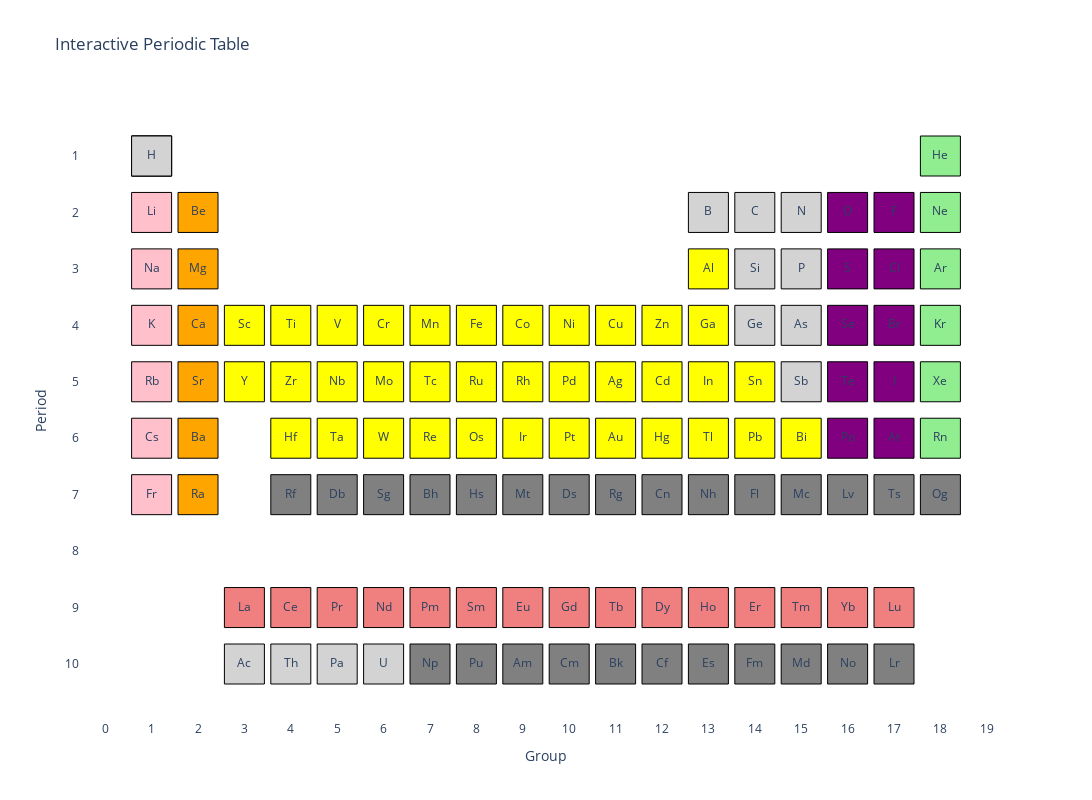

The cell this chart's notebook holds for it:
### Code cell
# Define color mapping for categories
category_colors = {
    "metalloid": "lightblue",
    "noble_gas": "lightgreen",
    "alkali": "pink",
    "alkaline": "orange",
    "metal": "yellow",
    "chalcogen": "purple",
    "halogen": "purple",
    "actinoid": "lightgray",
    "lanthanoid": "lightcoral",
    'transuranic': "grey",
    "": "lightgrey"
}

# Create hover text for each element
df["HoverText"] = df.apply(
    lambda row: f"Name: {row['Name']}<br>Atomic Number: {row['AtomicNumber']}",
    axis=1
)

# Create the plot
fig = go.Figure()

for _, row in df.iterrows():
    fig.add_trace(
        go.Scatter(
            x=[row["Group"]],
            y=[row["Period"]],
            mode="markers+text",
            marker=dict(
                symbol='square',
                size=40,
                color=category_colors[row["Category"]],
                line=dict(color="black", width=1)
            ),
            text=row["Symbol"],
            #textposition="center",
            hovertext=row["HoverText"],
            hoverinfo="text"
        )
    )

# Update layout
fig.update_layout(
    title="Interactive Periodic Table",
    xaxis=dict(title="Group", dtick=1),
    yaxis=dict(title="Period", dtick=1, autorange="reversed"),
    showlegend=False,
    plot_bgcolor="white",
    width=1200,
    height=800,
)

# Show the plot
fig.show()

### Figure 1 — Plotly figure (JSON) as saved in the notebook; plotly's stock layout.template omitted (floating-point values rounded to 4 significant figures)
{"data": [{"hoverinfo": "text", "hovertext": "Name: Hydrogen<br>Atomic Number: 1", "marker": {"color": "lightgrey", "line": {"color": "black", "width": 1}, "size": 40, "symbol": "square"}, "mode": "markers+text", "text": "H", "type": "scatter", "x": [1], "y": [1]}, {"hoverinfo": "text", "hovertext": "Name: Deuterium<br>Atomic Number: 1", "marker": {"color": "lightgrey", "line": {"color": "black", "width": 1}, "size": 40, "symbol": "square"}, "mode": "markers+text", "text": "H", "type": "scatter", "x": [1], "y": [1]}, {"hoverinfo": "text", "hovertext": "Name: Tritium<br>Atomic Number: 1", "marker": {"color": "lightgrey", "line": {"color": "black", "width": 1}, "size": 40, "symbol": "square"}, "mode": "markers+text", "text": "H", "type": "scatter", "x": [1], "y": [1]}, {"hoverinfo": "text", "hovertext": "Name: Helium<br>Atomic Number: 2", "marker": {"color": "lightgreen", "line": {"color": "black", "width": 1}, "size": 40, "symbol": "square"}, "mode": "markers+text", "text": "He", "type": "scatter", "x": [18], "y": [1]}, {"hoverinfo": "text", "hovertext": "Name: Lithium<br>Atomic Number: 3", "marker": {"color": "pink", "line": {"color": "black", "width": 1}, "size": 40, "symbol": "square"}, "mode": "markers+text", "text": "Li", "type": "scatter", "x": [1], "y": [2]}, {"hoverinfo": "text", "hovertext": "Name: Beryllium<br>Atomic Number: 4", "marker": {"color": "orange", "line": {"color": "black", "width": 1}, "size": 40, "symbol": "square"}, "mode": "markers+text", "text": "Be", "type": "scatter", "x": [2], "y": [2]}, {"hoverinfo": "text", "hovertext": "Name: Boron<br>Atomic Number: 5", "marker": {"color": "lightgrey", "line": {"color": "black", "width": 1}, "size": 40, "symbol": "square"}, "mode": "markers+text", "text": "B", "type": "scatter", "x": [13], "y": [2]}, {"hoverinfo": "text", "hovertext": "Name: Carbon<br>Atomic Number: 6", "marker": {"color": "lightgrey", "line": {"color": "black", "width": 1}, "size": 40, "symbol": "square"}, "mode": "markers+text", "text": "C", "type": "scatter", "x": [14], "y": [2]}, {"hoverinfo": "text", "hovertext": "Name: Nitrogen<br>Atomic Number: 7", "marker": {"color": "lightgrey", "line": {"color": "black", "width": 1}, "size": 40, "symbol": "square"}, "mode": "markers+text", "text": "N", "type": "scatter", "x": [15], "y": [2]}, {"hoverinfo": "text", "hovertext": "Name: Oxygen<br>Atomic Number: 8", "marker": {"color": "purple", "line": {"color": "black", "width": 1}, "size": 40, "symbol": "square"}, "mode": "markers+text", "text": "O", "type": "scatter", "x": [16], "y": [2]}, {"hoverinfo": "text", "hovertext": "Name: Fluorine<br>Atomic Number: 9", "marker": {"color": "purple", "line": {"color": "black", "width": 1}, "size": 40, "symbol": "square"}, "mode": "markers+text", "text": "F", "type": "scatter", "x": [17], "y": [2]}, {"hoverinfo": "text", "hovertext": "Name: Neon<br>Atomic Number: 10", "marker": {"color": "lightgreen", "line": {"color": "black", "width": 1}, "size": 40, "symbol": "square"}, "mode": "markers+text", "text": "Ne", "type": "scatter", "x": [18], "y": [2]}, {"hoverinfo": "text", "hovertext": "Name: Sodium<br>Atomic Number: 11", "marker": {"color": "pink", "line": {"color": "black", "width": 1}, "size": 40, "symbol": "square"}, "mode": "markers+text", "text": "Na", "type": "scatter", "x": [1], "y": [3]}, {"hoverinfo": "text", "hovertext": "Name: Magnesium<br>Atomic Number: 12", "marker": {"color": "orange", "line": {"color": "black", "width": 1}, "size": 40, "symbol": "square"}, "mode": "markers+text", "text": "Mg", "type": "scatter", "x": [2], "y": [3]}, {"hoverinfo": "text", "hovertext": "Name: Aluminum<br>Atomic Number: 13", "marker": {"color": "yellow", "line": {"color": "black", "width": 1}, "size": 40, "symbol": "square"}, "mode": "markers+text", "text": "Al", "type": "scatter", "x": [13], "y": [3]}, {"hoverinfo": "text", "hovertext": "Name: Silicon<br>Atomic Number: 14", "marker": {"color": "lightgrey", "line": {"color": "black", "width": 1}, "size": 40, "symbol": "square"}, "mode": "markers+text", "text": "Si", "type": "scatter", "x": [14], "y": [3]}, {"hoverinfo": "text", "hovertext": "Name: Phosphorus<br>Atomic Number: 15", "marker": {"color": "lightgrey", "line": {"color": "black", "width": 1}, "size": 40, "symbol": "square"}, "mode": "markers+text", "text": "P", "type": "scatter", "x": [15], "y": [3]}, {"hoverinfo": "text", "hovertext": "Name: Sulfur<br>Atomic Number: 16", "marker": {"color": "purple", "line": {"color": "black", "width": 1}, "size": 40, "symbol": "square"}, "mode": "markers+text", "text": "S", "type": "scatter", "x": [16], "y": [3]}, {"hoverinfo": "text", "hovertext": "Name: Chlorine<br>Atomic Number: 17", "marker": {"color": "purple", "line": {"color": "black", "width": 1}, "size": 40, "symbol": "square"}, "mode": "markers+text", "text": "Cl", "type": "scatter", "x": [17], "y": [3]}, {"hoverinfo": "text", "hovertext": "Name: Argon<br>Atomic Number: 18", "marker": {"color": "lightgreen", "line": {"color": "black", "width": 1}, "size": 40, "symbol": "square"}, "mode": "markers+text", "text": "Ar", "type": "scatter", "x": [18], "y": [3]}, {"hoverinfo": "text", "hovertext": "Name: Potassium<br>Atomic Number: 19", "marker": {"color": "pink", "line": {"color": "black", "width": 1}, "size": 40, "symbol": "square"}, "mode": "markers+text", "text": "K", "type": "scatter", "x": [1], "y": [4]}, {"hoverinfo": "text", "hovertext": "Name: Calcium<br>Atomic Number: 20", "marker": {"color": "orange", "line": {"color": "black", "width": 1}, "size": 40, "symbol": "square"}, "mode": "markers+text", "text": "Ca", "type": "scatter", "x": [2], "y": [4]}, {"hoverinfo": "text", "hovertext": "Name: Scandium<br>Atomic Number: 21", "marker": {"color": "yellow", "line": {"color": "black", "width": 1}, "size": 40, "symbol": "square"}, "mode": "markers+text", "text": "Sc", "type": "scatter", "x": [3], "y": [4]}, {"hoverinfo": "text", "hovertext": "Name: Titanium<br>Atomic Number: 22", "marker": {"color": "yellow", "line": {"color": "black", "width": 1}, "size": 40, "symbol": "square"}, "mode": "markers+text", "text": "Ti", "type": "scatter", "x": [4], "y": [4]}, {"hoverinfo": "text", "hovertext": "Name: Vanadium<br>Atomic Number: 23", "marker": {"color": "yellow", "line": {"color": "black", "width": 1}, "size": 40, "symbol": "square"}, "mode": "markers+text", "text": "V", "type": "scatter", "x": [5], "y": [4]}, {"hoverinfo": "text", "hovertext": "Name: Chromium<br>Atomic Number: 24", "marker": {"color": "yellow", "line": {"color": "black", "width": 1}, "size": 40, "symbol": "square"}, "mode": "markers+text", "text": "Cr", "type": "scatter", "x": [6], "y": [4]}, {"hoverinfo": "text", "hovertext": "Name: Manganese<br>Atomic Number: 25", "marker": {"color": "yellow", "line": {"color": "black", "width": 1}, "size": 40, "symbol": "square"}, "mode": "markers+text", "text": "Mn", "type": "scatter", "x": [7], "y": [4]}, {"hoverinfo": "text", "hovertext": "Name: Iron<br>Atomic Number: 26", "marker": {"color": "yellow", "line": {"color": "black", "width": 1}, "size": 40, "symbol": "square"}, "mode": "markers+text", "text": "Fe", "type": "scatter", "x": [8], "y": [4]}, {"hoverinfo": "text", "hovertext": "Name: Cobalt<br>Atomic Number: 27", "marker": {"color": "yellow", "line": {"color": "black", "width": 1}, "size": 40, "symbol": "square"}, "mode": "markers+text", "text": "Co", "type": "scatter", "x": [9], "y": [4]}, {"hoverinfo": "text", "hovertext": "Name: Nickel<br>Atomic Number: 28", "marker": {"color": "yellow", "line": {"color": "black", "width": 1}, "size": 40, "symbol": "square"}, "mode": "markers+text", "text": "Ni", "type": "scatter", "x": [10], "y": [4]}, {"hoverinfo": "text", "hovertext": "Name: Copper<br>Atomic Number: 29", "marker": {"color": "yellow", "line": {"color": "black", "width": 1}, "size": 40, "symbol": "square"}, "mode": "markers+text", "text": "Cu", "type": "scatter", "x": [11], "y": [4]}, {"hoverinfo": "text", "hovertext": "Name: Zinc<br>Atomic Number: 30", "marker": {"color": "yellow", "line": {"color": "black", "width": 1}, "size": 40, "symbol": "square"}, "mode": "markers+text", "text": "Zn", "type": "scatter", "x": [12], "y": [4]}, {"hoverinfo": "text", "hovertext": "Name: Gallium<br>Atomic Number: 31", "marker": {"color": "yellow", "line": {"color": "black", "width": 1}, "size": 40, "symbol": "square"}, "mode": "markers+text", "text": "Ga", "type": "scatter", "x": [13], "y": [4]}, {"hoverinfo": "text", "hovertext": "Name: Germanium<br>Atomic Number: 32", "marker": {"color": "lightgrey", "line": {"color": "black", "width": 1}, "size": 40, "symbol": "square"}, "mode": "markers+text", "text": "Ge", "type": "scatter", "x": [14], "y": [4]}, {"hoverinfo": "text", "hovertext": "Name: Arsenic<br>Atomic Number: 33", "marker": {"color": "lightgrey", "line": {"color": "black", "width": 1}, "size": 40, "symbol": "square"}, "mode": "markers+text", "text": "As", "type": "scatter", "x": [15], "y": [4]}, {"hoverinfo": "text", "hovertext": "Name: Selenium<br>Atomic Number: 34", "marker": {"color": "purple", "line": {"color": "black", "width": 1}, "size": 40, "symbol": "square"}, "mode": "markers+text", "text": "Se", "type": "scatter", "x": [16], "y": [4]}, {"hoverinfo": "text", "hovertext": "Name: Bromine<br>Atomic Number: 35", "marker": {"color": "purple", "line": {"color": "black", "width": 1}, "size": 40, "symbol": "square"}, "mode": "markers+text", "text": "Br", "type": "scatter", "x": [17], "y": [4]}, {"hoverinfo": "text", "hovertext": "Name: Krypton<br>Atomic Number: 36", "marker": {"color": "lightgreen", "line": {"color": "black", "width": 1}, "size": 40, "symbol": "square"}, "mode": "markers+text", "text": "Kr", "type": "scatter", "x": [18], "y": [4]}, {"hoverinfo": "text", "hovertext": "Name: Rubidium<br>Atomic Number: 37", "marker": {"color": "pink", "line": {"color": "black", "width": 1}, "size": 40, "symbol": "square"}, "mode": "markers+text", "text": "Rb", "type": "scatter", "x": [1], "y": [5]}, {"hoverinfo": "text", "hovertext": "Name: Strontium<br>Atomic Number: 38", "marker": {"color": "orange", "line": {"color": "black", "width": 1}, "size": 40, "symbol": "square"}, "mode": "markers+text", "text": "Sr", "type": "scatter", "x": [2], "y": [5]}, {"hoverinfo": "text", "hovertext": "Name: Yttrium<br>Atomic Number: 39", "marker": {"color": "yellow", "line": {"color": "black", "width": 1}, "size": 40, "symbol": "square"}, "mode": "markers+text", "text": "Y", "type": "scatter", "x": [3], "y": [5]}, {"hoverinfo": "text", "hovertext": "Name: Zirconium<br>Atomic Number: 40", "marker": {"color": "yellow", "line": {"color": "black", "width": 1}, "size": 40, "symbol": "square"}, "mode": "markers+text", "text": "Zr", "type": "scatter", "x": [4], "y": [5]}, {"hoverinfo": "text", "hovertext": "Name: Niobium<br>Atomic Number: 41", "marker": {"color": "yellow", "line": {"color": "black", "width": 1}, "size": 40, "symbol": "square"}, "mode": "markers+text", "text": "Nb", "type": "scatter", "x": [5], "y": [5]}, {"hoverinfo": "text", "hovertext": "Name: Molybdenum<br>Atomic Number: 42", "marker": {"color": "yellow", "line": {"color": "black", "width": 1}, "size": 40, "symbol": "square"}, "mode": "markers+text", "text": "Mo", "type": "scatter", "x": [6], "y": [5]}, {"hoverinfo": "text", "hovertext": "Name: Technetium<br>Atomic Number: 43", "marker": {"color": "yellow", "line": {"color": "black", "width": 1}, "size": 40, "symbol": "square"}, "mode": "markers+text", "text": "Tc", "type": "scatter", "x": [7], "y": [5]}, {"hoverinfo": "text", "hovertext": "Name: Ruthenium<br>Atomic Number: 44", "marker": {"color": "yellow", "line": {"color": "black", "width": 1}, "size": 40, "symbol": "square"}, "mode": "markers+text", "text": "Ru", "type": "scatter", "x": [8], "y": [5]}, {"hoverinfo": "text", "hovertext": "Name: Rhodium<br>Atomic Number: 45", "marker": {"color": "yellow", "line": {"color": "black", "width": 1}, "size": 40, "symbol": "square"}, "mode": "markers+text", "text": "Rh", "type": "scatter", "x": [9], "y": [5]}, {"hoverinfo": "text", "hovertext": "Name: Palladium<br>Atomic Number: 46", "marker": {"color": "yellow", "line": {"color": "black", "width": 1}, "size": 40, "symbol": "square"}, "mode": "markers+text", "text": "Pd", "type": "scatter", "x": [10], "y": [5]}, {"hoverinfo": "text", "hovertext": "Name: Silver<br>Atomic Number: 47", "marker": {"color": "yellow", "line": {"color": "black", "width": 1}, "size": 40, "symbol": "square"}, "mode": "markers+text", "text": "Ag", "type": "scatter", "x": [11], "y": [5]}, {"hoverinfo": "text", "hovertext": "Name: Cadmium<br>Atomic Number: 48", "marker": {"color": "yellow", "line": {"color": "black", "width": 1}, "size": 40, "symbol": "square"}, "mode": "markers+text", "text": "Cd", "type": "scatter", "x": [12], "y": [5]}, {"hoverinfo": "text", "hovertext": "Name: Indium<br>Atomic Number: 49", "marker": {"color": "yellow", "line": {"color": "black", "width": 1}, "size": 40, "symbol": "square"}, "mode": "markers+text", "text": "In", "type": "scatter", "x": [13], "y": [5]}, {"hoverinfo": "text", "hovertext": "Name: Tin<br>Atomic Number: 50", "marker": {"color": "yellow", "line": {"color": "black", "width": 1}, "size": 40, "symbol": "square"}, "mode": "markers+text", "text": "Sn", "type": "scatter", "x": [14], "y": [5]}, {"hoverinfo": "text", "hovertext": "Name: Antimony<br>Atomic Number: 51", "marker": {"color": "lightgrey", "line": {"color": "black", "width": 1}, "size": 40, "symbol": "square"}, "mode": "markers+text", "text": "Sb", "type": "scatter", "x": [15], "y": [5]}, {"hoverinfo": "text", "hovertext": "Name: Tellurium<br>Atomic Number: 52", "marker": {"color": "purple", "line": {"color": "black", "width": 1}, "size": 40, "symbol": "square"}, "mode": "markers+text", "text": "Te", "type": "scatter", "x": [16], "y": [5]}, {"hoverinfo": "text", "hovertext": "Name: Iodine<br>Atomic Number: 53", "marker": {"color": "purple", "line": {"color": "black", "width": 1}, "size": 40, "symbol": "square"}, "mode": "markers+text", "text": "I", "type": "scatter", "x": [17], "y": [5]}, {"hoverinfo": "text", "hovertext": "Name: Xenon<br>Atomic Number: 54", "marker": {"color": "lightgreen", "line": {"color": "black", "width": 1}, "size": 40, "symbol": "square"}, "mode": "markers+text", "text": "Xe", "type": "scatter", "x": [18], "y": [5]}, {"hoverinfo": "text", "hovertext": "Name: Cesium<br>Atomic Number: 55", "marker": {"color": "pink", "line": {"color": "black", "width": 1}, "size": 40, "symbol": "square"}, "mode": "markers+text", "text": "Cs", "type": "scatter", "x": [1], "y": [6]}, {"hoverinfo": "text", "hovertext": "Name: Barium<br>Atomic Number: 56", "marker": {"color": "orange", "line": {"color": "black", "width": 1}, "size": 40, "symbol": "square"}, "mode": "markers+text", "text": "Ba", "type": "scatter", "x": [2], "y": [6]}, {"hoverinfo": "text", "hovertext": "Name: Lanthanum<br>Atomic Number: 57", "marker": {"color": "lightcoral", "line": {"color": "black", "width": 1}, "size": 40, "symbol": "square"}, "mode": "markers+text", "text": "La", "type": "scatter", "x": [3], "y": [9]}, {"hoverinfo": "text", "hovertext": "Name: Cerium<br>Atomic Number: 58", "marker": {"color": "lightcoral", "line": {"color": "black", "width": 1}, "size": 40, "symbol": "square"}, "mode": "markers+text", "text": "Ce", "type": "scatter", "x": [4], "y": [9]}, {"hoverinfo": "text", "hovertext": "Name: Praseodymium<br>Atomic Number: 59", "marker": {"color": "lightcoral", "line": {"color": "black", "width": 1}, "size": 40, "symbol": "square"}, "mode": "markers+text", "text": "Pr", "type": "scatter", "x": [5], "y": [9]}, {"hoverinfo": "text", "hovertext": "Name: Neodymium<br>Atomic Number: 60", "marker": {"color": "lightcoral", "line": {"color": "black", "width": 1}, "size": 40, "symbol": "square"}, "mode": "markers+text", "text": "Nd", "type": "scatter", "x": [6], "y": [9]}, {"hoverinfo": "text", "hovertext": "Name: Promethium<br>Atomic Number: 61", "marker": {"color": "lightcoral", "line": {"color": "black", "width": 1}, "size": 40, "symbol": "square"}, "mode": "markers+text", "text": "Pm", "type": "scatter", "x": [7], "y": [9]}, {"hoverinfo": "text", "hovertext": "Name: Samarium<br>Atomic Number: 62", "marker": {"color": "lightcoral", "line": {"color": "black", "width": 1}, "size": 40, "symbol": "square"}, "mode": "markers+text", "text": "Sm", "type": "scatter", "x": [8], "y": [9]}, {"hoverinfo": "text", "hovertext": "Name: Europium<br>Atomic Number: 63", "marker": {"color": "lightcoral", "line": {"color": "black", "width": 1}, "size": 40, "symbol": "square"}, "mode": "markers+text", "text": "Eu", "type": "scatter", "x": [9], "y": [9]}, {"hoverinfo": "text", "hovertext": "Name: Gadolinium<br>Atomic Number: 64", "marker": {"color": "lightcoral", "line": {"color": "black", "width": 1}, "size": 40, "symbol": "square"}, "mode": "markers+text", "text": "Gd", "type": "scatter", "x": [10], "y": [9]}, {"hoverinfo": "text", "hovertext": "Name: Terbium<br>Atomic Number: 65", "marker": {"color": "lightcoral", "line": {"color": "black", "width": 1}, "size": 40, "symbol": "square"}, "mode": "markers+text", "text": "Tb", "type": "scatter", "x": [11], "y": [9]}, {"hoverinfo": "text", "hovertext": "Name: Dysprosium<br>Atomic Number: 66", "marker": {"color": "lightcoral", "line": {"color": "black", "width": 1}, "size": 40, "symbol": "square"}, "mode": "markers+text", "text": "Dy", "type": "scatter", "x": [12], "y": [9]}, {"hoverinfo": "text", "hovertext": "Name: Holmium<br>Atomic Number: 67", "marker": {"color": "lightcoral", "line": {"color": "black", "width": 1}, "size": 40, "symbol": "square"}, "mode": "markers+text", "text": "Ho", "type": "scatter", "x": [13], "y": [9]}, {"hoverinfo": "text", "hovertext": "Name: Erbium<br>Atomic Number: 68", "marker": {"color": "lightcoral", "line": {"color": "black", "width": 1}, "size": 40, "symbol": "square"}, "mode": "markers+text", "text": "Er", "type": "scatter", "x": [14], "y": [9]}, {"hoverinfo": "text", "hovertext": "Name: Thulium<br>Atomic Number: 69", "marker": {"color": "lightcoral", "line": {"color": "black", "width": 1}, "size": 40, "symbol": "square"}, "mode": "markers+text", "text": "Tm", "type": "scatter", "x": [15], "y": [9]}, {"hoverinfo": "text", "hovertext": "Name: Ytterbium<br>Atomic Number: 70", "marker": {"color": "lightcoral", "line": {"color": "black", "width": 1}, "size": 40, "symbol": "square"}, "mode": "markers+text", "text": "Yb", "type": "scatter", "x": [16], "y": [9]}, {"hoverinfo": "text", "hovertext": "Name: Lutetium<br>Atomic Number: 71", "marker": {"color": "lightcoral", "line": {"color": "black", "width": 1}, "size": 40, "symbol": "square"}, "mode": "markers+text", "text": "Lu", "type": "scatter", "x": [17], "y": [9]}, {"hoverinfo": "text", "hovertext": "Name: Hafnium<br>Atomic Number: 72", "marker": {"color": "yellow", "line": {"color": "black", "width": 1}, "size": 40, "symbol": "square"}, "mode": "markers+text", "text": "Hf", "type": "scatter", "x": [4], "y": [6]}, {"hoverinfo": "text", "hovertext": "Name: Tantalum<br>Atomic Number: 73", "marker": {"color": "yellow", "line": {"color": "black", "width": 1}, "size": 40, "symbol": "square"}, "mode": "markers+text", "text": "Ta", "type": "scatter", "x": [5], "y": [6]}, {"hoverinfo": "text", "hovertext": "Name: Tungsten<br>Atomic Number: 74", "marker": {"color": "yellow", "line": {"color": "black", "width": 1}, "size": 40, "symbol": "square"}, "mode": "markers+text", "text": "W", "type": "scatter", "x": [6], "y": [6]}, {"hoverinfo": "text", "hovertext": "Name: Rhenium<br>Atomic Number: 75", "marker": {"color": "yellow", "line": {"color": "black", "width": 1}, "size": 40, "symbol": "square"}, "mode": "markers+text", "text": "Re", "type": "scatter", "x": [7], "y": [6]}, {"hoverinfo": "text", "hovertext": "Name: Osmium<br>Atomic Number: 76", "marker": {"color": "yellow", "line": {"color": "black", "width": 1}, "size": 40, "symbol": "square"}, "mode": "markers+text", "text": "Os", "type": "scatter", "x": [8], "y": [6]}, {"hoverinfo": "text", "hovertext": "Name: Iridium<br>Atomic Number: 77", "marker": {"color": "yellow", "line": {"color": "black", "width": 1}, "size": 40, "symbol": "square"}, "mode": "markers+text", "text": "Ir", "type": "scatter", "x": [9], "y": [6]}, {"hoverinfo": "text", "hovertext": "Name: Platinum<br>Atomic Number: 78", "marker": {"color": "yellow", "line": {"color": "black", "width": 1}, "size": 40, "symbol": "square"}, "mode": "markers+text", "text": "Pt", "type": "scatter", "x": [10], "y": [6]}, {"hoverinfo": "text", "hovertext": "Name: Gold<br>Atomic Number: 79", "marker": {"color": "yellow", "line": {"color": "black", "width": 1}, "size": 40, "symbol": "square"}, "mode": "markers+text", "text": "Au", "type": "scatter", "x": [11], "y": [6]}, {"hoverinfo": "text", "hovertext": "Name: Mercury<br>Atomic Number: 80", "marker": {"color": "yellow", "line": {"color": "black", "width": 1}, "size": 40, "symbol": "square"}, "mode": "markers+text", "text": "Hg", "type": "scatter", "x": [12], "y": [6]}, {"hoverinfo": "text", "hovertext": "Name: Thallium<br>Atomic Number: 81", "marker": {"color": "yellow", "line": {"color": "black", "width": 1}, "size": 40, "symbol": "square"}, "mode": "markers+text", "text": "Tl", "type": "scatter", "x": [13], "y": [6]}, {"hoverinfo": "text", "hovertext": "Name: Lead<br>Atomic Number: 82", "marker": {"color": "yellow", "line": {"color": "black", "width": 1}, "size": 40, "symbol": "square"}, "mode": "markers+text", "text": "Pb", "type": "scatter", "x": [14], "y": [6]}, {"hoverinfo": "text", "hovertext": "Name: Bismuth<br>Atomic Number: 83", "marker": {"color": "yellow", "line": {"color": "black", "width": 1}, "size": 40, "symbol": "square"}, "mode": "markers+text", "text": "Bi", "type": "scatter", "x": [15], "y": [6]}, {"hoverinfo": "text", "hovertext": "Name: Polonium<br>Atomic Number: 84", "marker": {"color": "purple", "line": {"color": "black", "width": 1}, "size": 40, "symbol": "square"}, "mode": "markers+text", "text": "Po", "type": "scatter", "x": [16], "y": [6]}, {"hoverinfo": "text", "hovertext": "Name: Astatine<br>Atomic Number: 85", "marker": {"color": "purple", "line": {"color": "black", "width": 1}, "size": 40, "symbol": "square"}, "mode": "markers+text", "text": "At", "type": "scatter", "x": [17], "y": [6]}, {"hoverinfo": "text", "hovertext": "Name: Radon<br>Atomic Number: 86", "marker": {"color": "lightgreen", "line": {"color": "black", "width": 1}, "size": 40, "symbol": "square"}, "mode": "markers+text", "text": "Rn", "type": "scatter", "x": [18], "y": [6]}, {"hoverinfo": "text", "hovertext": "Name: Francium<br>Atomic Number: 87", "marker": {"color": "pink", "line": {"color": "black", "width": 1}, "size": 40, "symbol": "square"}, "mode": "markers+text", "text": "Fr", "type": "scatter", "x": [1], "y": [7]}, {"hoverinfo": "text", "hovertext": "Name: Radium<br>Atomic Number: 88", "marker": {"color": "orange", "line": {"color": "black", "width": 1}, "size": 40, "symbol": "square"}, "mode": "markers+text", "text": "Ra", "type": "scatter", "x": [2], "y": [7]}, {"hoverinfo": "text", "hovertext": "Name: Actinium<br>Atomic Number: 89", "marker": {"color": "lightgray", "line": {"color": "black", "width": 1}, "size": 40, "symbol": "square"}, "mode": "markers+text", "text": "Ac", "type": "scatter", "x": [3], "y": [10]}, {"hoverinfo": "text", "hovertext": "Name: Thorium<br>Atomic Number: 90", "marker": {"color": "lightgray", "line": {"color": "black", "width": 1}, "size": 40, "symbol": "square"}, "mode": "markers+text", "text": "Th", "type": "scatter", "x": [4], "y": [10]}, {"hoverinfo": "text", "hovertext": "Name: Protactinium<br>Atomic Number: 91", "marker": {"color": "lightgray", "line": {"color": "black", "width": 1}, "size": 40, "symbol": "square"}, "mode": "markers+text", "text": "Pa", "type": "scatter", "x": [5], "y": [10]}, {"hoverinfo": "text", "hovertext": "Name: Uranium<br>Atomic Number: 92", "marker": {"color": "lightgray", "line": {"color": "black", "width": 1}, "size": 40, "symbol": "square"}, "mode": "markers+text", "text": "U", "type": "scatter", "x": [6], "y": [10]}, {"hoverinfo": "text", "hovertext": "Name: Neptunium<br>Atomic Number: 93", "marker": {"color": "grey", "line": {"color": "black", "width": 1}, "size": 40, "symbol": "square"}, "mode": "markers+text", "text": "Np", "type": "scatter", "x": [7], "y": [10]}, {"hoverinfo": "text", "hovertext": "Name: Plutonium<br>Atomic Number: 94", "marker": {"color": "grey", "line": {"color": "black", "width": 1}, "size": 40, "symbol": "square"}, "mode": "markers+text", "text": "Pu", "type": "scatter", "x": [8], "y": [10]}, {"hoverinfo": "text", "hovertext": "Name: Americium<br>Atomic Number: 95", "marker": {"color": "grey", "line": {"color": "black", "width": 1}, "size": 40, "symbol": "square"}, "mode": "markers+text", "text": "Am", "type": "scatter", "x": [9], "y": [10]}, {"hoverinfo": "text", "hovertext": "Name: Curium<br>Atomic Number: 96", "marker": {"color": "grey", "line": {"color": "black", "width": 1}, "size": 40, "symbol": "square"}, "mode": "markers+text", "text": "Cm", "type": "scatter", "x": [10], "y": [10]}, {"hoverinfo": "text", "hovertext": "Name: Berkelium<br>Atomic Number: 97", "marker": {"color": "grey", "line": {"color": "black", "width": 1}, "size": 40, "symbol": "square"}, "mode": "markers+text", "text": "Bk", "type": "scatter", "x": [11], "y": [10]}, {"hoverinfo": "text", "hovertext": "Name: Californium<br>Atomic Number: 98", "marker": {"color": "grey", "line": {"color": "black", "width": 1}, "size": 40, "symbol": "square"}, "mode": "markers+text", "text": "Cf", "type": "scatter", "x": [12], "y": [10]}, {"hoverinfo": "text", "hovertext": "Name: Einsteinium<br>Atomic Number: 99", "marker": {"color": "grey", "line": {"color": "black", "width": 1}, "size": 40, "symbol": "square"}, "mode": "markers+text", "text": "Es", "type": "scatter", "x": [13], "y": [10]}, {"hoverinfo": "text", "hovertext": "Name: Fermium<br>Atomic Number: 100", "marker": {"color": "grey", "line": {"color": "black", "width": 1}, "size": 40, "symbol": "square"}, "mode": "markers+text", "text": "Fm", "type": "scatter", "x": [14], "y": [10]}, {"hoverinfo": "text", "hovertext": "Name: Mendelevium<br>Atomic Number: 101", "marker": {"color": "grey", "line": {"color": "black", "width": 1}, "size": 40, "symbol": "square"}, "mode": "markers+text", "text": "Md", "type": "scatter", "x": [15], "y": [10]}, {"hoverinfo": "text", "hovertext": "Name: Nobelium<br>Atomic Number: 102", "marker": {"color": "grey", "line": {"color": "black", "width": 1}, "size": 40, "symbol": "square"}, "mode": "markers+text", "text": "No", "type": "scatter", "x": [16], "y": [10]}, {"hoverinfo": "text", "hovertext": "Name: Lawrencium<br>Atomic Number: 103", "marker": {"color": "grey", "line": {"color": "black", "width": 1}, "size": 40, "symbol": "square"}, "mode": "markers+text", "text": "Lr", "type": "scatter", "x": [17], "y": [10]}, {"hoverinfo": "text", "hovertext": "Name: Rutherfordium<br>Atomic Number: 104", "marker": {"color": "grey", "line": {"color": "black", "width": 1}, "size": 40, "symbol": "square"}, "mode": "markers+text", "text": "Rf", "type": "scatter", "x": [4], "y": [7]}, {"hoverinfo": "text", "hovertext": "Name: Dubnium<br>Atomic Number: 105", "marker": {"color": "grey", "line": {"color": "black", "width": 1}, "size": 40, "symbol": "square"}, "mode": "markers+text", "text": "Db", "type": "scatter", "x": [5], "y": [7]}, {"hoverinfo": "text", "hovertext": "Name: Seaborgium<br>Atomic Number: 106", "marker": {"color": "grey", "line": {"color": "black", "width": 1}, "size": 40, "symbol": "square"}, "mode": "markers+text", "text": "Sg", "type": "scatter", "x": [6], "y": [7]}, {"hoverinfo": "text", "hovertext": "Name: Bohrium<br>Atomic Number: 107", "marker": {"color": "grey", "line": {"color": "black", "width": 1}, "size": 40, "symbol": "square"}, "mode": "markers+text", "text": "Bh", "type": "scatter", "x": [7], "y": [7]}, {"hoverinfo": "text", "hovertext": "Name: Hassium<br>Atomic Number: 108", "marker": {"color": "grey", "line": {"color": "black", "width": 1}, "size": 40, "symbol": "square"}, "mode": "markers+text", "text": "Hs", "type": "scatter", "x": [8], "y": [7]}, {"hoverinfo": "text", "hovertext": "Name: Meitnerium<br>Atomic Number: 109", "marker": {"color": "grey", "line": {"color": "black", "width": 1}, "size": 40, "symbol": "square"}, "mode": "markers+text", "text": "Mt", "type": "scatter", "x": [9], "y": [7]}, {"hoverinfo": "text", "hovertext": "Name: Darmstadtium<br>Atomic Number: 110", "marker": {"color": "grey", "line": {"color": "black", "width": 1}, "size": 40, "symbol": "square"}, "mode": "markers+text", "text": "Ds", "type": "scatter", "x": [10], "y": [7]}, {"hoverinfo": "text", "hovertext": "Name: Roentgenium<br>Atomic Number: 111", "marker": {"color": "grey", "line": {"color": "black", "width": 1}, "size": 40, "symbol": "square"}, "mode": "markers+text", "text": "Rg", "type": "scatter", "x": [11], "y": [7]}, {"hoverinfo": "text", "hovertext": "Name: Copernicium<br>Atomic Number: 112", "marker": {"color": "grey", "line": {"color": "black", "width": 1}, "size": 40, "symbol": "square"}, "mode": "markers+text", "text": "Cn", "type": "scatter", "x": [12], "y": [7]}, {"hoverinfo": "text", "hovertext": "Name: Nihonium<br>Atomic Number: 113", "marker": {"color": "grey", "line": {"color": "black", "width": 1}, "size": 40, "symbol": "square"}, "mode": "markers+text", "text": "Nh", "type": "scatter", "x": [13], "y": [7]}, {"hoverinfo": "text", "hovertext": "Name: Flerovium<br>Atomic Number: 114", "marker": {"color": "grey", "line": {"color": "black", "width": 1}, "size": 40, "symbol": "square"}, "mode": "markers+text", "text": "Fl", "type": "scatter", "x": [14], "y": [7]}, {"hoverinfo": "text", "hovertext": "Name: Moscovium<br>Atomic Number: 115", "marker": {"color": "grey", "line": {"color": "black", "width": 1}, "size": 40, "symbol": "square"}, "mode": "markers+text", "text": "Mc", "type": "scatter", "x": [15], "y": [7]}, {"hoverinfo": "text", "hovertext": "Name: Livermorium<br>Atomic Number: 116", "marker": {"color": "grey", "line": {"color": "black", "width": 1}, "size": 40, "symbol": "square"}, "mode": "markers+text", "text": "Lv", "type": "scatter", "x": [16], "y": [7]}, {"hoverinfo": "text", "hovertext": "Name: Tennessine<br>Atomic Number: 117", "marker": {"color": "grey", "line": {"color": "black", "width": 1}, "size": 40, "symbol": "square"}, "mode": "markers+text", "text": "Ts", "type": "scatter", "x": [17], "y": [7]}, {"hoverinfo": "text", "hovertext": "Name: Oganesson<br>Atomic Number: 118", "marker": {"color": "grey", "line": {"color": "black", "width": 1}, "size": 40, "symbol": "square"}, "mode": "markers+text", "text": "Og", "type": "scatter", "x": [18], "y": [7]}], "layout": {"height": 800, "plot_bgcolor": "white", "showlegend": false, "title": {"text": "Interactive Periodic Table"}, "width": 1200, "xaxis": {"autorange": true, "dtick": 1, "range": [-0.4774, 19.48], "title": {"text": "Group"}, "type": "linear"}, "yaxis": {"autorange": true, "dtick": 1, "range": [10.99, 0.007874], "title": {"text": "Period"}, "type": "linear"}}}
